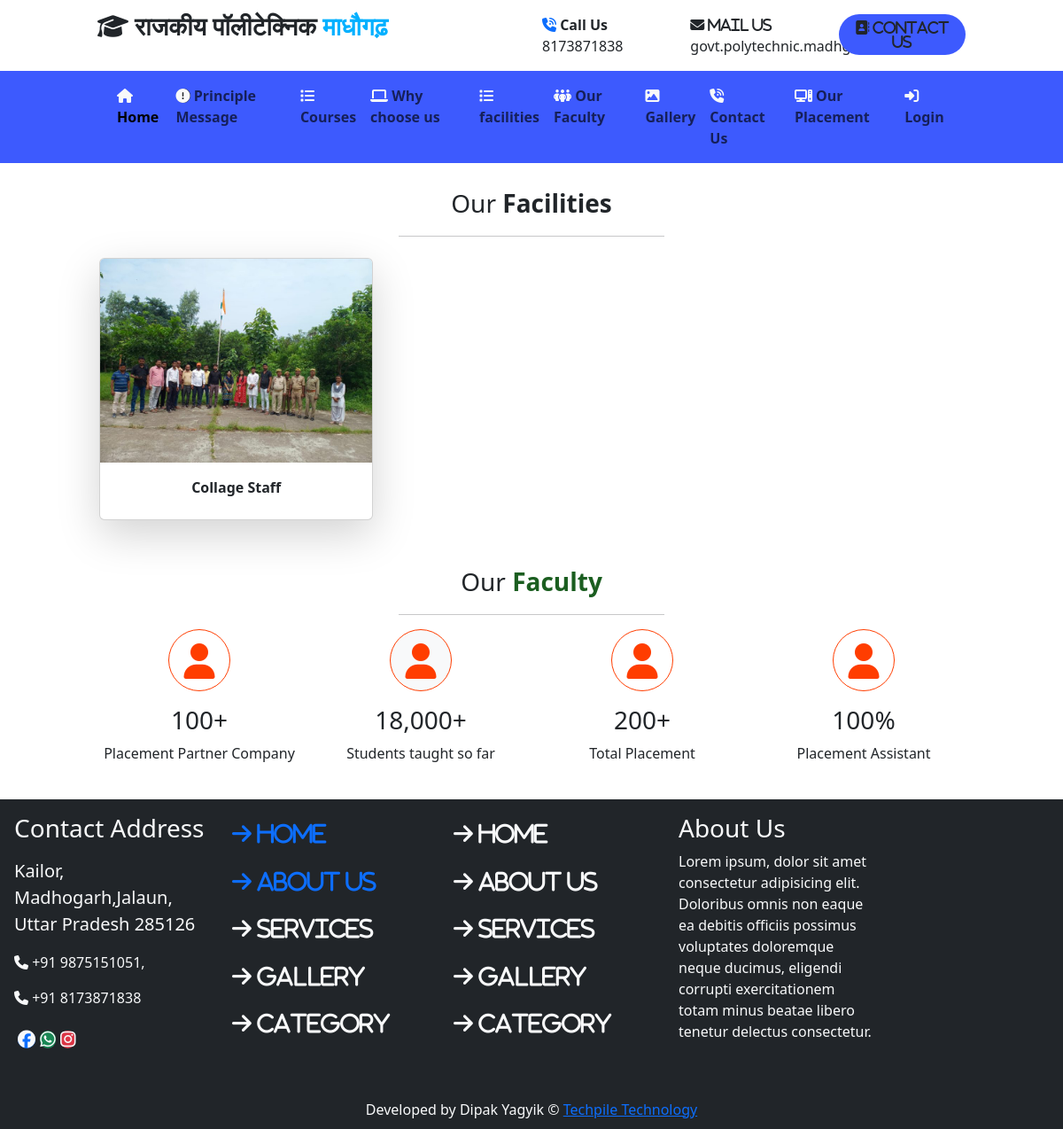
Page /facilities/ on the committed database.
### user/models.py (models this page shows)
class myfacilities(models.Model):
    name=models.CharField(max_length=40,null=True)
    picture=models.ImageField(upload_to="static/branch/",null=True)

### user/views.py (the view)
# urls.py: path("facilities/",views.facilities),
def facilities(request):
    data=myfacilities.objects.all()
    d={"gdata":data}
    return render(request,"facilities.html",d)

### templates/facilities.html
{% extends 'base.html' %}
{% load static%}
{% block content %}
             <div class="row gallery  py-4">
                 <p class="fs-3 text-center">Our<b class="text-mycolor2"> Facilities</b></p>
                   <hr class="w-25 mx-auto">
                   <div class="col-sm-10 mx-auto ">
                    <div class="row">
                     {% for x in gdata %}
                        <div class="col-sm-4 pt-2">
                           <div class="card shadow-lg">
                           <img src="../{{x.picture}}" class="card-img-top ">
                           <p class="card-title border-0 text-center py-3"><b>{{x.name}}</b></p>
                           </div>
                        </div>
                        {% endfor %}
                    </div>
                   </div>
             </div>
{% endblock %}

### templates/base.html (style rules this page uses)
.gallery { min-height: 400px; }

### rows in the picture
myfacilities: picture (picture), name "Collage Staff"
